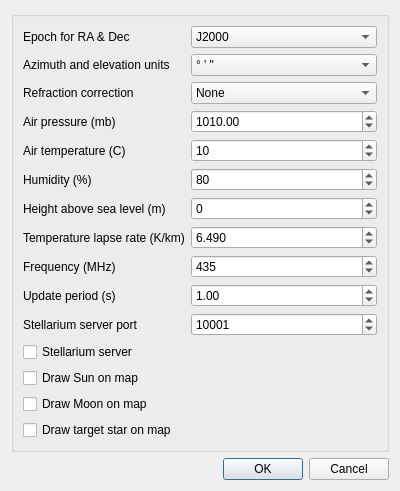
<?xml version="1.0" encoding="UTF-8"?>
<ui version="4.0">
 <class>StarTrackerSettingsDialog</class>
 <widget class="QDialog" name="StarTrackerSettingsDialog">
  <property name="geometry">
   <rect>
    <x>0</x>
    <y>0</y>
    <width>351</width>
    <height>468</height>
   </rect>
  </property>
  <property name="font">
   <font>
    <family>Liberation Sans</family>
    <pointsize>9</pointsize>
   </font>
  </property>
  <property name="windowTitle">
   <string>Star Tracker Settings</string>
  </property>
  <layout class="QVBoxLayout" name="verticalLayout">
   <item>
    <widget class="QGroupBox" name="groupBox">
     <layout class="QGridLayout" name="gridLayout">
      <item row="6" column="0">
       <widget class="QLabel" name="heightLabel">
        <property name="text">
         <string>Height above sea level (m)</string>
        </property>
       </widget>
      </item>
      <item row="16" column="1">
       <spacer name="verticalSpacer">
        <property name="orientation">
         <enum>Qt::Vertical</enum>
        </property>
        <property name="sizeHint" stdset="0">
         <size>
          <width>20</width>
          <height>40</height>
         </size>
        </property>
       </spacer>
      </item>
      <item row="15" column="0">
       <widget class="QCheckBox" name="drawStarOnMap">
        <property name="text">
         <string>Draw target star on map</string>
        </property>
       </widget>
      </item>
      <item row="4" column="0">
       <widget class="QLabel" name="temperatureLabel">
        <property name="text">
         <string>Air temperature (C)</string>
        </property>
       </widget>
      </item>
      <item row="2" column="0">
       <widget class="QLabel" name="refractionLabel">
        <property name="text">
         <string>Refraction correction</string>
        </property>
       </widget>
      </item>
      <item row="11" column="1">
       <widget class="QSpinBox" name="serverPort">
        <property name="toolTip">
         <string>Stellarium telescope server IP port number</string>
        </property>
        <property name="minimum">
         <number>1024</number>
        </property>
        <property name="maximum">
         <number>65535</number>
        </property>
        <property name="value">
         <number>10001</number>
        </property>
       </widget>
      </item>
      <item row="8" column="1">
       <widget class="QSpinBox" name="frequency">
        <property name="toolTip">
         <string>Radio frequency being observed</string>
        </property>
        <property name="maximum">
         <number>1000000000</number>
        </property>
        <property name="value">
         <number>435</number>
        </property>
       </widget>
      </item>
      <item row="3" column="0">
       <widget class="QLabel" name="pressureLabel">
        <property name="text">
         <string>Air pressure (mb)</string>
        </property>
       </widget>
      </item>
      <item row="3" column="1">
       <widget class="QDoubleSpinBox" name="pressure">
        <property name="toolTip">
         <string>Air pressure in millibars, for use in atmospheric refraction correction</string>
        </property>
        <property name="maximum">
         <double>2000.000000000000000</double>
        </property>
        <property name="singleStep">
         <double>1.000000000000000</double>
        </property>
        <property name="value">
         <double>1010.000000000000000</double>
        </property>
       </widget>
      </item>
      <item row="0" column="0">
       <widget class="QLabel" name="epochLabel">
        <property name="text">
         <string>Epoch for RA &amp; Dec</string>
        </property>
       </widget>
      </item>
      <item row="4" column="1">
       <widget class="QSpinBox" name="temperature">
        <property name="toolTip">
         <string>Air temperature in degrees Celsius, for use in atmospheric refraction correction</string>
        </property>
        <property name="minimum">
         <number>-100</number>
        </property>
        <property name="maximum">
         <number>100</number>
        </property>
        <property name="value">
         <number>10</number>
        </property>
       </widget>
      </item>
      <item row="13" column="0">
       <widget class="QCheckBox" name="drawSunOnMap">
        <property name="text">
         <string>Draw Sun on map</string>
        </property>
       </widget>
      </item>
      <item row="14" column="0">
       <widget class="QCheckBox" name="drawMoonOnMap">
        <property name="text">
         <string>Draw Moon on map</string>
        </property>
       </widget>
      </item>
      <item row="5" column="1">
       <widget class="QSpinBox" name="humidity">
        <property name="toolTip">
         <string>Relative humidity in %</string>
        </property>
        <property name="maximum">
         <number>100</number>
        </property>
        <property name="value">
         <number>80</number>
        </property>
       </widget>
      </item>
      <item row="11" column="0">
       <widget class="QLabel" name="serverPortLabel">
        <property name="text">
         <string>Stellarium server port</string>
        </property>
       </widget>
      </item>
      <item row="9" column="0">
       <widget class="QLabel" name="updatePeriodLabel">
        <property name="text">
         <string>Update period (s)</string>
        </property>
       </widget>
      </item>
      <item row="5" column="0">
       <widget class="QLabel" name="humidityLabel">
        <property name="text">
         <string>Humidity (%)</string>
        </property>
       </widget>
      </item>
      <item row="9" column="1">
       <widget class="QDoubleSpinBox" name="updatePeriod">
        <property name="toolTip">
         <string>Enter the time in seconds between each calculation of the target's position</string>
        </property>
        <property name="value">
         <double>1.000000000000000</double>
        </property>
       </widget>
      </item>
      <item row="6" column="1">
       <widget class="QSpinBox" name="height">
        <property name="toolTip">
         <string>Height of observation/antenna location above sea level in metres</string>
        </property>
        <property name="minimum">
         <number>-1000</number>
        </property>
        <property name="maximum">
         <number>20000</number>
        </property>
       </widget>
      </item>
      <item row="8" column="0">
       <widget class="QLabel" name="frequencyLabel">
        <property name="text">
         <string>Frequency (MHz)</string>
        </property>
       </widget>
      </item>
      <item row="0" column="1">
       <widget class="QComboBox" name="epoch">
        <property name="toolTip">
         <string>Epoch for custom right ascension and declination</string>
        </property>
        <item>
         <property name="text">
          <string>J2000</string>
         </property>
        </item>
        <item>
         <property name="text">
          <string>JNOW</string>
         </property>
        </item>
       </widget>
      </item>
      <item row="1" column="0">
       <widget class="QLabel" name="azElUnitsLabel">
        <property name="text">
         <string>Azimuth and elevation units</string>
        </property>
       </widget>
      </item>
      <item row="2" column="1">
       <widget class="QComboBox" name="refraction">
        <property name="toolTip">
         <string>Atmospheric refraction correction</string>
        </property>
        <property name="currentIndex">
         <number>0</number>
        </property>
        <item>
         <property name="text">
          <string>None</string>
         </property>
        </item>
        <item>
         <property name="text">
          <string>Saemundsson</string>
         </property>
        </item>
        <item>
         <property name="text">
          <string>Positional Astronomy Library</string>
         </property>
        </item>
       </widget>
      </item>
      <item row="12" column="0">
       <widget class="QCheckBox" name="enableServer">
        <property name="toolTip">
         <string>Enable Stellarium server which allows RA and Dec to be sent to and from Stellarium</string>
        </property>
        <property name="text">
         <string>Stellarium server</string>
        </property>
       </widget>
      </item>
      <item row="1" column="1">
       <widget class="QComboBox" name="azElUnits">
        <property name="toolTip">
         <string>Units used for displaying azimuth and elevation. Either degrees, minutes and seconds or decimal degrees.</string>
        </property>
        <property name="editable">
         <bool>false</bool>
        </property>
        <item>
         <property name="text">
          <string>° ' &quot;</string>
         </property>
        </item>
        <item>
         <property name="text">
          <string>° '</string>
         </property>
        </item>
        <item>
         <property name="text">
          <string>°</string>
         </property>
        </item>
        <item>
         <property name="text">
          <string>Decimal</string>
         </property>
        </item>
       </widget>
      </item>
      <item row="7" column="0">
       <widget class="QLabel" name="temperatureLapseRateLabel">
        <property name="toolTip">
         <string>Temperature lapse rate (K/m)</string>
        </property>
        <property name="text">
         <string>Temperature lapse rate (K/km)</string>
        </property>
       </widget>
      </item>
      <item row="7" column="1">
       <widget class="QDoubleSpinBox" name="temperatureLapseRate">
        <property name="decimals">
         <number>3</number>
        </property>
        <property name="maximum">
         <double>100.000000000000000</double>
        </property>
        <property name="value">
         <double>6.490000000000000</double>
        </property>
       </widget>
      </item>
     </layout>
    </widget>
   </item>
   <item>
    <widget class="QDialogButtonBox" name="buttonBox">
     <property name="orientation">
      <enum>Qt::Horizontal</enum>
     </property>
     <property name="standardButtons">
      <set>QDialogButtonBox::Cancel|QDialogButtonBox::Ok</set>
     </property>
    </widget>
   </item>
  </layout>
 </widget>
 <resources/>
 <connections>
  <connection>
   <sender>buttonBox</sender>
   <signal>accepted()</signal>
   <receiver>StarTrackerSettingsDialog</receiver>
   <slot>accept()</slot>
   <hints>
    <hint type="sourcelabel">
     <x>248</x>
     <y>254</y>
    </hint>
    <hint type="destinationlabel">
     <x>157</x>
     <y>274</y>
    </hint>
   </hints>
  </connection>
  <connection>
   <sender>buttonBox</sender>
   <signal>rejected()</signal>
   <receiver>StarTrackerSettingsDialog</receiver>
   <slot>reject()</slot>
   <hints>
    <hint type="sourcelabel">
     <x>316</x>
     <y>260</y>
    </hint>
    <hint type="destinationlabel">
     <x>286</x>
     <y>274</y>
    </hint>
   </hints>
  </connection>
 </connections>
</ui>
